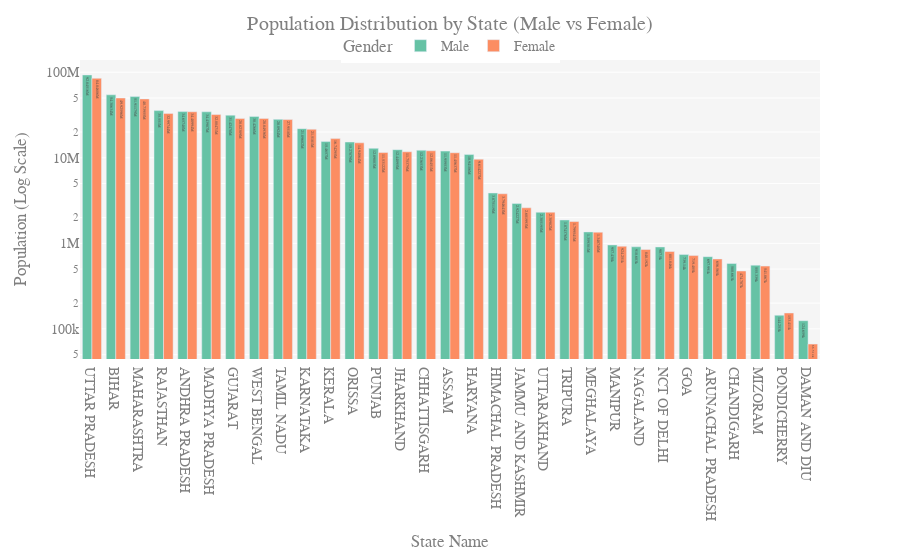

Notebook code for this chart:
### Code cell
def Sexwisepopulation():
    MaleSexPop = NewDf.groupby(['State name',])['Male'].sum().sort_values(ascending=False).reset_index()
    FemaleSexPop = NewDf.groupby(['State name',])['Female'].sum().sort_values(ascending=False).reset_index()

    Sexwisedata = MaleSexPop.merge(FemaleSexPop,on='State name')
    Sexwisedata.set_index('State name',inplace=True)

    Sexwisedata

    fig = px.bar(Sexwisedata,x=Sexwisedata.index,
        y=Sexwisedata.columns,
        barmode='group',
        text_auto=True,
        log_y=True,
        hover_name=Sexwisedata.index,
        color_discrete_sequence=px.colors.qualitative.Set2
            )

    fig.update_layout(
        title="Population Distribution by State (Male vs Female)",
        title_font_size=20,
        title_x=0.5,  # Center the title
        xaxis_title="State Name",
        yaxis_title="Population (Log Scale)",
        font=dict(
            family="Arial, sans-serif",
            size=14,
            color="gray"
        ),
        plot_bgcolor='rgba(245, 245, 245, 1)',  # Light gray background
        paper_bgcolor='rgba(255, 255, 255, 1)',  # White background
        legend=dict(
            title="Gender",
            orientation="h",
            x=0.5,
            xanchor="center",
            y=1.1
        )
    )
    return fig



Sexwisepopulation()

### Figure 1 — Plotly figure (JSON) as saved in the notebook; plotly's stock layout.template omitted (floating-point values rounded to 4 significant figures)
{"data": [{"alignmentgroup": "True", "hovertemplate": "<b>%{hovertext}</b><br><br>variable=Male<br>State name=%{x}<br>value=%{y}<extra></extra>", "hovertext": ["UTTAR PRADESH", "BIHAR", "MAHARASHTRA", "RAJASTHAN", "ANDHRA PRADESH", "MADHYA PRADESH", "GUJARAT", "WEST BENGAL", "TAMIL NADU", "KARNATAKA", "KERALA", "ORISSA", "PUNJAB", "JHARKHAND", "CHHATTISGARH", "ASSAM", "HARYANA", "HIMACHAL PRADESH", "JAMMU AND KASHMIR", "UTTARAKHAND", "TRIPURA", "MEGHALAYA", "MANIPUR", "NAGALAND", "NCT OF DELHI", "GOA", "ARUNACHAL PRADESH", "CHANDIGARH", "MIZORAM", "PONDICHERRY", "DAMAN AND DIU"], "legendgroup": "Male", "marker": {"color": "rgb(102,194,165)", "pattern": {"shape": ""}}, "name": "Male", "offsetgroup": "Male", "orientation": "v", "showlegend": true, "textposition": "auto", "texttemplate": "%{y}", "type": "bar", "x": ["UTTAR PRADESH", "BIHAR", "MAHARASHTRA", "RAJASTHAN", "ANDHRA PRADESH", "MADHYA PRADESH", "GUJARAT", "WEST BENGAL", "TAMIL NADU", "KARNATAKA", "KERALA", "ORISSA", "PUNJAB", "JHARKHAND", "CHHATTISGARH", "ASSAM", "HARYANA", "HIMACHAL PRADESH", "JAMMU AND KASHMIR", "UTTARAKHAND", "TRIPURA", "MEGHALAYA", "MANIPUR", "NAGALAND", "NCT OF DELHI", "GOA", "ARUNACHAL PRADESH", "CHANDIGARH", "MIZORAM", "PONDICHERRY", "DAMAN AND DIU"], "xaxis": "x", "y": [92845158, 54386338, 51911786, 35550997, 34657477, 34439867, 31424777, 30426599, 28092405, 21896021, 15465696, 15270795, 12890030, 12440949, 12236533, 11959534, 10941058, 3875119, 2924227, 2305195, 1874376, 1359301, 957438, 910603, 907500, 739140, 697991, 580663, 555339, 144253, 124659], "yaxis": "y"}, {"alignmentgroup": "True", "hovertemplate": "<b>%{hovertext}</b><br><br>variable=Female<br>State name=%{x}<br>value=%{y}<extra></extra>", "hovertext": ["UTTAR PRADESH", "BIHAR", "MAHARASHTRA", "RAJASTHAN", "ANDHRA PRADESH", "MADHYA PRADESH", "GUJARAT", "WEST BENGAL", "TAMIL NADU", "KARNATAKA", "KERALA", "ORISSA", "PUNJAB", "JHARKHAND", "CHHATTISGARH", "ASSAM", "HARYANA", "HIMACHAL PRADESH", "JAMMU AND KASHMIR", "UTTARAKHAND", "TRIPURA", "MEGHALAYA", "MANIPUR", "NAGALAND", "NCT OF DELHI", "GOA", "ARUNACHAL PRADESH", "CHANDIGARH", "MIZORAM", "PONDICHERRY", "DAMAN AND DIU"], "legendgroup": "Female", "marker": {"color": "rgb(252,141,98)", "pattern": {"shape": ""}}, "name": "Female", "offsetgroup": "Female", "orientation": "v", "showlegend": true, "textposition": "auto", "texttemplate": "%{y}", "type": "bar", "x": ["UTTAR PRADESH", "BIHAR", "MAHARASHTRA", "RAJASTHAN", "ANDHRA PRADESH", "MADHYA PRADESH", "GUJARAT", "WEST BENGAL", "TAMIL NADU", "KARNATAKA", "KERALA", "ORISSA", "PUNJAB", "JHARKHAND", "CHHATTISGARH", "ASSAM", "HARYANA", "HIMACHAL PRADESH", "JAMMU AND KASHMIR", "UTTARAKHAND", "TRIPURA", "MEGHALAYA", "MANIPUR", "NAGALAND", "NCT OF DELHI", "GOA", "ARUNACHAL PRADESH", "CHANDIGARH", "MIZORAM", "PONDICHERRY", "DAMAN AND DIU"], "xaxis": "x", "y": [84846060, 49925960, 48739555, 32997440, 34489944, 32004709, 28823889, 28849356, 27951798, 21518105, 16742953, 14948643, 11531216, 11753790, 12064513, 11456366, 9614227, 3794643, 2601993, 2309820, 1799541, 1348748, 924251, 848192, 801846, 719405, 656565, 474787, 541867, 153411, 66514], "yaxis": "y"}], "layout": {"barmode": "group", "font": {"color": "gray", "family": "Arial, sans-serif", "size": 14}, "legend": {"orientation": "h", "title": {"text": "Gender"}, "tracegroupgap": 0, "x": 0.5, "xanchor": "center", "y": 1.1}, "margin": {"t": 60}, "paper_bgcolor": "rgba(255, 255, 255, 1)", "plot_bgcolor": "rgba(245, 245, 245, 1)", "title": {"font": {"size": 20}, "text": "Population Distribution by State (Male vs Female)", "x": 0.5}, "xaxis": {"anchor": "y", "domain": [0, 1], "title": {"text": "State Name"}}, "yaxis": {"anchor": "x", "domain": [0, 1], "title": {"text": "Population (Log Scale)"}, "type": "log"}}}
